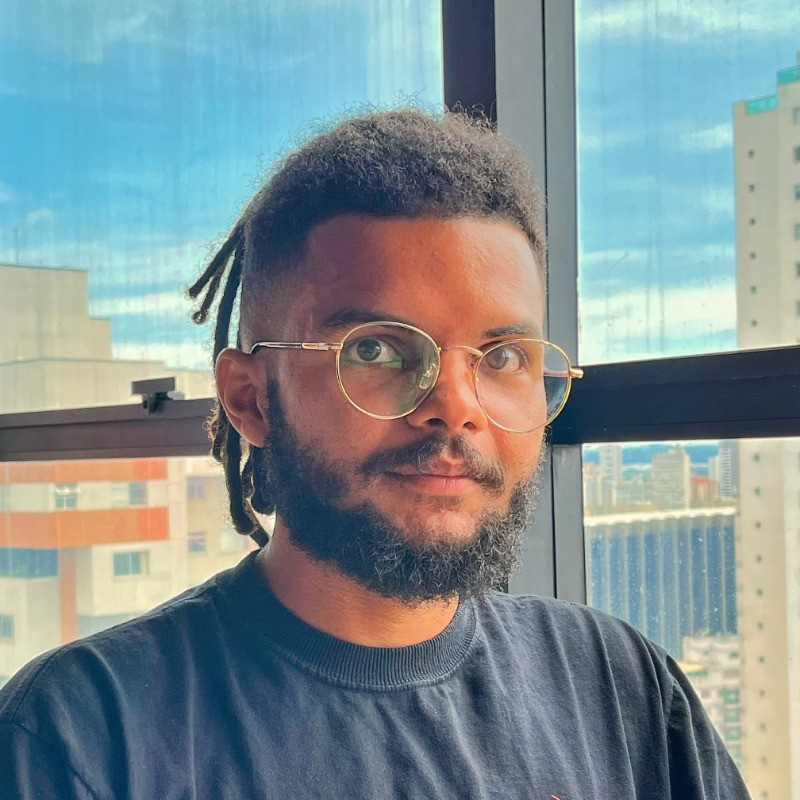
#> input picture src/assets/images/profile.jpeg, 800 x 800 px
$ python generate-og-image.py
#> lines starting #> are read from the running program, lines starting #| are printed output that depends on the picture
#!/usr/bin/env python3
"""Generate public/og-image.png for social sharing previews."""

from __future__ import annotations

from pathlib import Path

from PIL import Image, ImageDraw, ImageFont

ROOT = Path(__file__).resolve().parents[1]
PROFILE = ROOT / "src/assets/images/profile.jpeg"
OUT = ROOT / "public/og-image.png"

W, H = 1200, 630
BG = (10, 10, 10)
ACCENT = (34, 224, 107)
TEXT = (237, 237, 237)
MUTED = (138, 138, 138)
GRID = (35, 35, 35)

MONO_WEIGHTS = {
    "regular": ["JetBrainsMono-Regular.ttf", "JetBrainsMonoNL-Regular.ttf"],
    "medium": ["JetBrainsMono-Medium.ttf", "JetBrainsMonoNL-Medium.ttf"],
    "semibold": ["JetBrainsMono-SemiBold.ttf", "JetBrainsMonoNL-SemiBold.ttf"],
    "bold": ["JetBrainsMono-Bold.ttf", "JetBrainsMonoNL-Bold.ttf"],
}


def mono_font_dirs() -> list[Path]:
    home = Path.home()
    return [
        home / "Library/Fonts",
        Path("/Library/Fonts"),
        Path("/System/Library/Fonts/Supplemental"),
        ROOT / "scripts/fonts",
    ]


def load_mono(
    size: int,
    weight: str = "regular",
) -> ImageFont.FreeTypeFont | ImageFont.ImageFont:
    filenames = MONO_WEIGHTS.get(weight, MONO_WEIGHTS["regular"])
    for directory in mono_font_dirs():
        for filename in filenames:
            path = directory / filename
            if path.exists():
                try:
                    return ImageFont.truetype(str(path), size)
                except OSError:
                    pass
    return ImageFont.load_default()


def draw_grid(draw: ImageDraw.ImageDraw) -> None:
    for x in range(0, W, 48):
        draw.line([(x, 0), (x, H)], fill=GRID, width=1)
    for y in range(0, H, 48):
        draw.line([(0, y), (W, y)], fill=GRID, width=1)


def prepare_profile_photo() -> Image.Image:
    profile = Image.open(PROFILE).convert("RGB")
    photo_size = 400
    width, height = profile.size
    top = int(height * 0.05)
    side = min(width, height - top)
    profile = profile.crop((0, top, side, top + side))
    return profile.resize((photo_size, photo_size), Image.Resampling.LANCZOS)


def draw_cta_button(
    draw: ImageDraw.ImageDraw,
    x: int,
    y: int,
    label: str,
    font: ImageFont.FreeTypeFont | ImageFont.ImageFont,
) -> None:
    padding_x = 28
    padding_y = 14
    bbox = draw.textbbox((0, 0), label, font=font)
    text_w = bbox[2] - bbox[0]
    text_h = bbox[3] - bbox[1]
    button_w = text_w + padding_x * 2
    button_h = text_h + padding_y * 2
    radius = 10

    draw.rounded_rectangle(
        [x, y, x + button_w, y + button_h],
        radius=radius,
        fill=ACCENT,
    )
    draw.text(
        (x + padding_x, y + padding_y - 2),
        label,
        fill=BG,
        font=font,
    )


def main() -> None:
    img = Image.new("RGB", (W, H), BG)
#> img: PIL image 1200x630 RGB; every value is 10
    draw = ImageDraw.Draw(img)
    draw_grid(draw)

    mono = load_mono(26)
    title = load_mono(50, "bold")
    subtitle = load_mono(28, "medium")
    body = load_mono(22)
    cta = load_mono(24, "bold")
    footer = load_mono(22)

    profile = prepare_profile_photo()
#> in prepare_profile_photo, profile is the input picture: PIL image 800x800 RGB; mean R, G, B 128.1, 143.2, 145.9
#> in prepare_profile_photo, `profile = profile.crop((0, top, side, top + side))`:
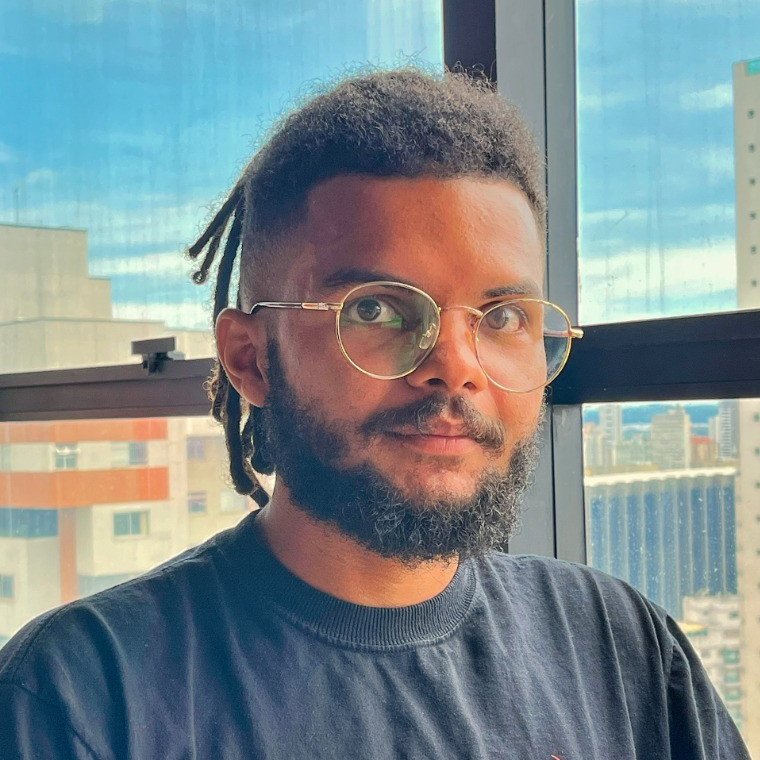
#> profile: PIL image 760x760 RGB; mean R, G, B 125, 138.7, 142.1
    photo_size = profile.size[0]
#> photo_size = 400
    radius = 16
    photo_x = W - photo_size - 72
#> photo_x = 728
    photo_y = (H - photo_size) // 2
#> photo_y = 115
    border = 4

    mask = Image.new("L", (photo_size, photo_size), 0)
#> mask: PIL image 400x400 L; every value is 0
    mask_draw = ImageDraw.Draw(mask)
    mask_draw.rounded_rectangle([0, 0, photo_size, photo_size], radius=radius, fill=255)

    draw.rounded_rectangle(
        [
            photo_x - border,
            photo_y - border,
            photo_x + photo_size + border,
            photo_y + photo_size + border,
        ],
        radius=radius + 2,
        outline=ACCENT,
        width=border,
    )
    img.paste(profile, (photo_x, photo_y), mask)
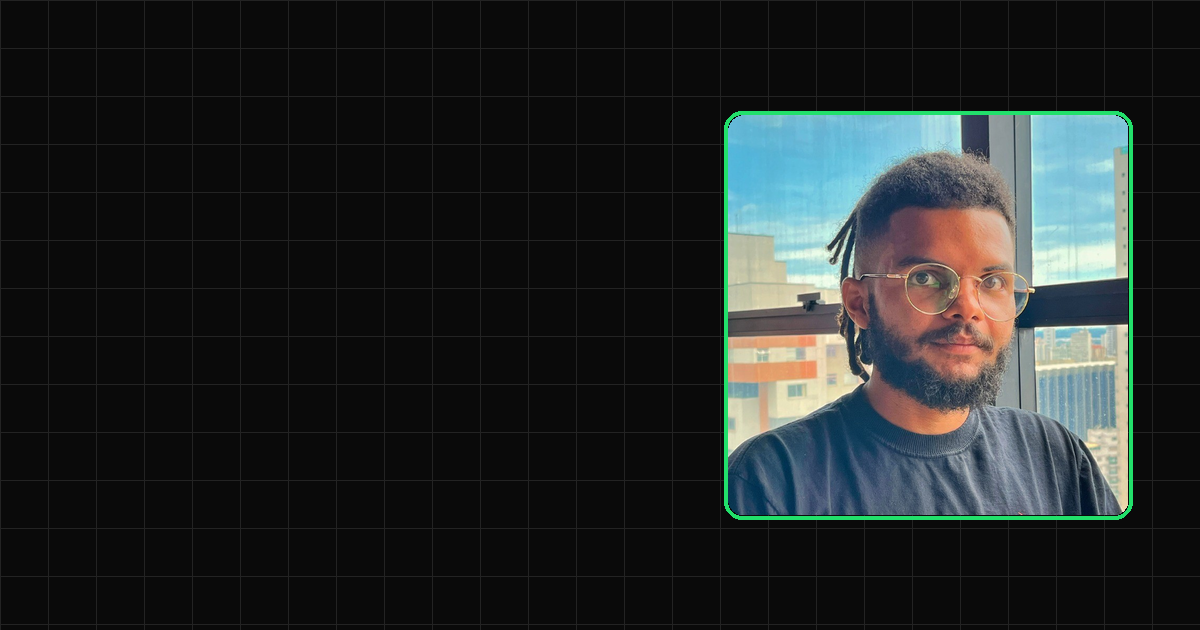
#> img: PIL image 1200x630 RGB; mean R, G, B 35.4, 39.9, 39.6

    left = 72
    draw.text((left, 88), "/* Senior Product Engineer */", fill=ACCENT, font=mono)
    draw.text((left, 160), "Weverton Rodrigues", fill=TEXT, font=title)
    draw.text((left, 232), "I turn complex product ideas", fill=MUTED, font=subtitle)
    draw.text((left, 268), "into scalable software.", fill=MUTED, font=subtitle)
    draw.text((left, 330), "React · TypeScript · AWS · Azure · AI", fill=MUTED, font=body)
    draw_cta_button(draw, left, 378, "View Portfolio  →", cta)
    draw.text((left, 548), "<weverton /> · weverton.me", fill=ACCENT, font=footer)

    img.save(OUT, "PNG", optimize=True)
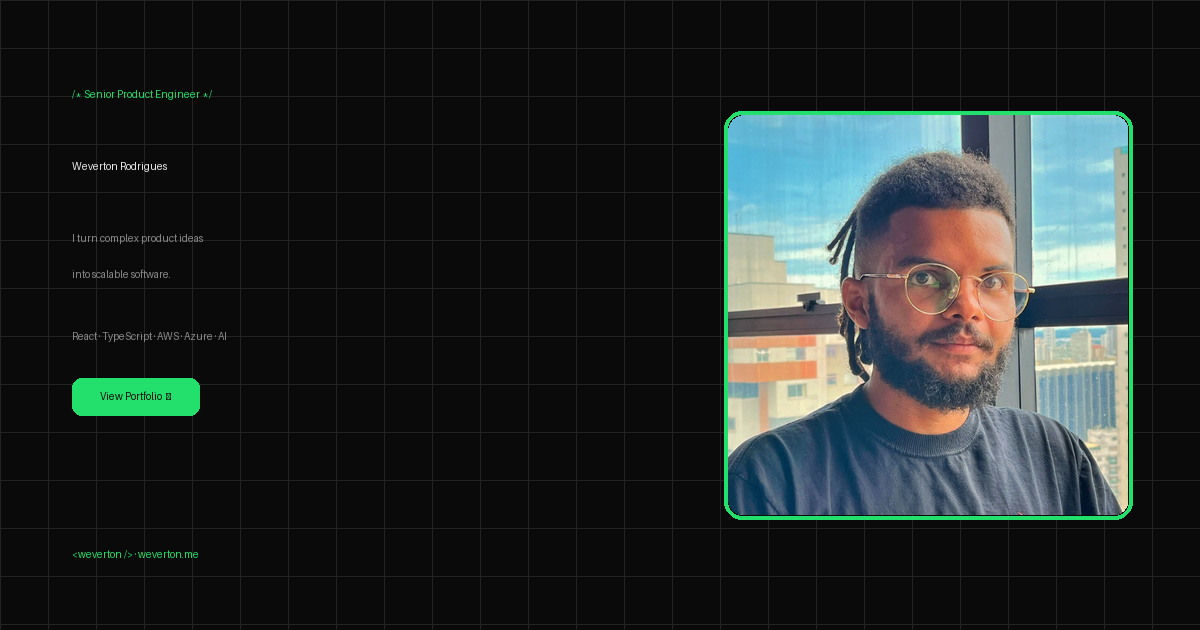
#> saved as og-image.png: PIL image 1200x630 RGB; mean R, G, B 35.7, 41.5, 40.4
#> (the run stopped early here; a loop or call above may not have finished)
